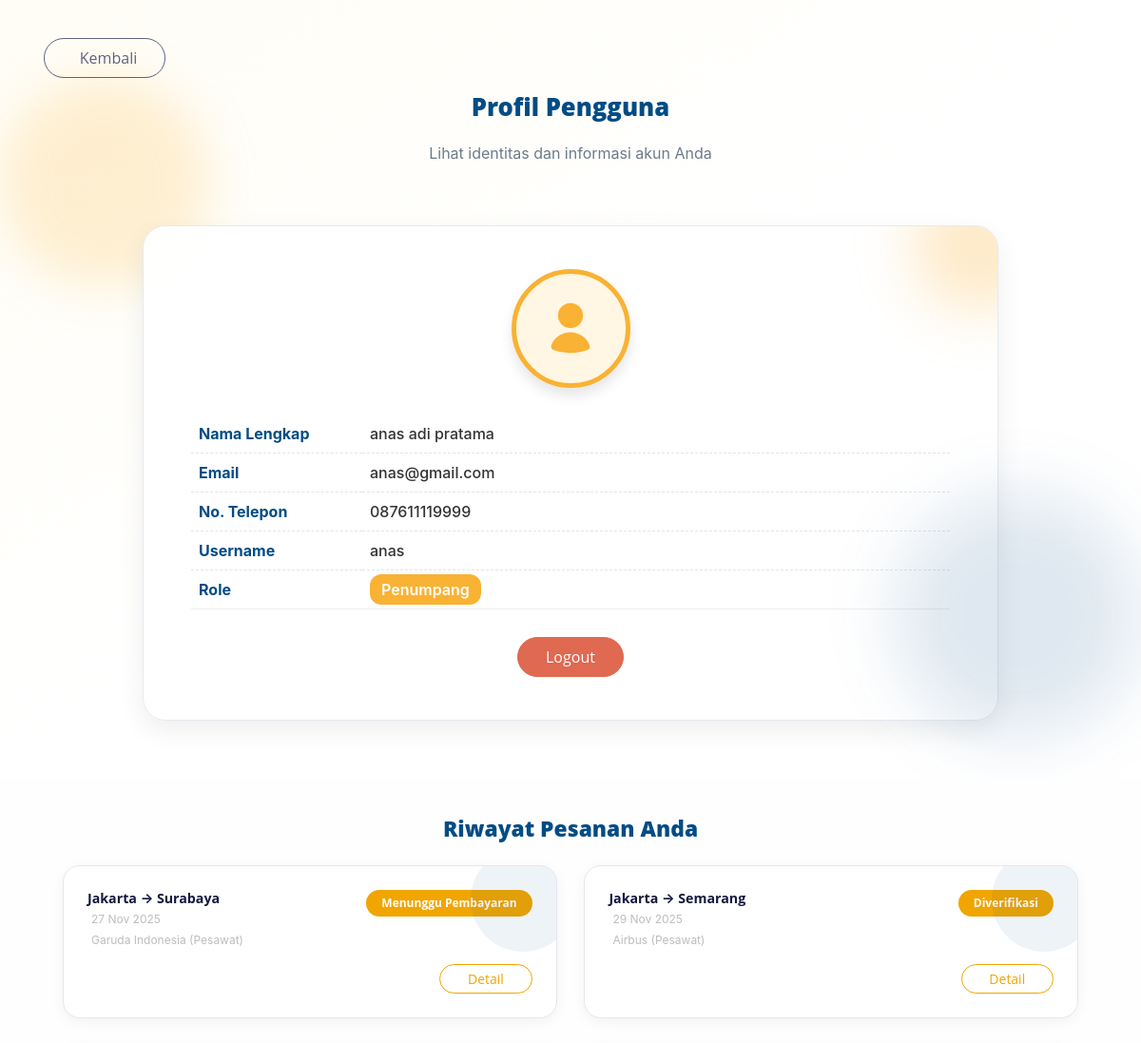
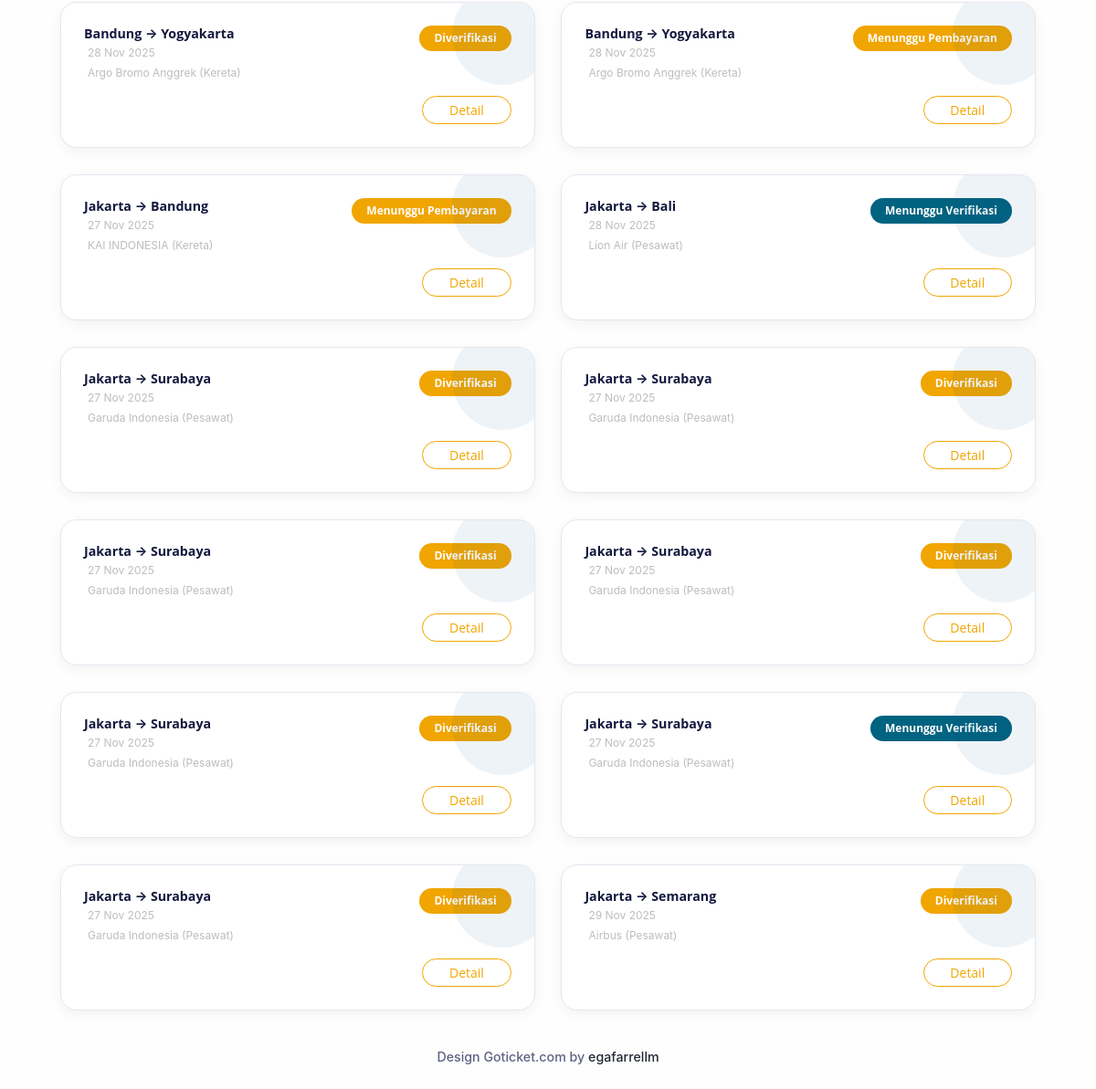
/frontend/pages/profil/index.php (signed in), run on the app's committed database (2 pictures, top to bottom).
### tables this page shows
CREATE TABLE `user` (
  `id_user` int NOT NULL,
  `nama_lengkap` varchar(100) NOT NULL,
  `username` varchar(50) NOT NULL,
  `password` varchar(255) NOT NULL,
  `email` varchar(100) DEFAULT NULL,
  `no_hp` varchar(20) DEFAULT NULL,
  `role` enum('Administrator','Petugas','Penumpang') NOT NULL,
  `tanggal_registrasi` datetime DEFAULT CURRENT_TIMESTAMP
);

CREATE TABLE `pemesanan` (
  `id_pemesanan` int NOT NULL,
  `id_user` int DEFAULT NULL,
  `id_rute` int DEFAULT NULL,
  `tanggal_pesan` datetime DEFAULT CURRENT_TIMESTAMP,
  `jumlah_tiket` int DEFAULT '1',
  `total_harga` int DEFAULT NULL,
  `status_pemesanan` enum('Belum Dibayar','Menunggu Pembayaran','Menunggu Verifikasi','Dibayar','Diverifikasi','Selesai','Dibatalkan') DEFAULT 'Belum Dibayar',
  `kursi` varchar(50) DEFAULT NULL
);

CREATE TABLE `rute` (
  `id_rute` int NOT NULL,
  `id_transportasi` int DEFAULT NULL,
  `asal` varchar(100) NOT NULL,
  `tujuan` varchar(100) NOT NULL,
  `harga` int NOT NULL,
  `jadwal_berangkat` datetime DEFAULT NULL,
  `jadwal_tiba` datetime DEFAULT NULL
);

CREATE TABLE `transportasi` (
  `id_transportasi` int NOT NULL,
  `jenis` enum('Pesawat','Kereta') NOT NULL,
  `nama_transportasi` varchar(100) NOT NULL,
  `kode` varchar(20) NOT NULL,
  `kapasitas` int NOT NULL
);

### frontend/pages/profil/index.php (the view, shortened to what this page needs)
<?php
include '../../app.php';
$id_user = $_SESSION['id_user'];
$q_user = "SELECT * FROM user WHERE id_user = '$id_user'";
$user_res = mysqli_query($connect, $q_user);
$user = mysqli_fetch_assoc($user_res);
$q_pesanan = "
    SELECT p.*, r.asal, r.tujuan, r.jadwal_berangkat,
           r.harga, t.nama_transportasi, t.jenis
    FROM pemesanan p
    JOIN rute r ON p.id_rute = r.id_rute
    JOIN transportasi t ON r.id_transportasi = t.id_transportasi
    WHERE p.id_user = '$id_user'
    ORDER BY p.id_pemesanan DESC
";
$pesanan_res = mysqli_query($connect, $q_pesanan);
?>
<!DOCTYPE html>
<html lang="id">
<head>
    <link href="../../template/public/assets/css/theme.css" rel="stylesheet">
</head>
<body>
<?php include '../../partials/header.php'; ?>
<main id="profil-wrap">
    <div class="container d-flex flex-column align-items-center">
        <div class="align-self-start mb-3">
            <button onclick="history.back()" class="btn btn-outline-secondary px-4 py-2 rounded-3 fw-semibold">
                <i class="bi bi-arrow-left me-2"></i> Kembali
            </button>
        </div>
        <div class="text-center mb-4">
            <h2 class="section-title">Profil Pengguna</h2>
            <p class="section-sub">Lihat identitas dan informasi akun Anda</p>
        </div>
        <div class="profile-card">
            <div class="profile-icon mb-4">
            </div>
            <table class="table profile-table mb-4">
                <tr><th>Nama Lengkap</th><td><?= htmlspecialchars($user['nama_lengkap']); ?></td></tr>
                <tr><th>Email</th><td><?= htmlspecialchars($user['email']); ?></td></tr>
                <tr><th>No. Telepon</th><td><?= htmlspecialchars($user['no_hp']); ?></td></tr>
                <tr><th>Username</th><td><?= htmlspecialchars($user['username']); ?></td></tr>
                <tr><th>Role</th><td><span class="role-badge"><?= $user['role']; ?></span></td></tr>
            </table>
            <div class="text-center">
                <a href="../auth/logout.php" class="btn btn-danger px-4 py-2 fw-semibold rounded-3">Logout</a>
            </div>
        </div>
    </div>
</main>
<div class="container mt-5" style="max-width: 1100px;">
    <h3 class="history-title text-center">Riwayat Pesanan Anda</h3>
    <?php if (mysqli_num_rows($pesanan_res) > 0): ?>
    <div class="row g-4">
        <?php while ($p = mysqli_fetch_assoc($pesanan_res)): ?>
            <?php
            $status = $p['status_pemesanan'];
            $badge = [
                "Menunggu Pembayaran" => "warning",
                "Menunggu Verifikasi" => "info",
                "Dibayar" => "primary",
                "Diverifikasi" => "primary",
                "Selesai" => "success",
                "Dibatalkan" => "danger"
            ][$status] ?? "secondary";
            ?>
            <div class="col-md-6">
                <div class="pesanan-card">
                    <div class="d-flex justify-content-between align-items-start">
                        <div>
                            <h6 class="fw-bold mb-1"><?= $p['asal']; ?> → <?= $p['tujuan']; ?></h6>
                            <p class="text-muted small mb-1">
                                <?= date("d M Y", strtotime($p['jadwal_berangkat'])); ?>
                            </p>
                            <p class="text-muted small mb-0">
                                <?= $p['nama_transportasi']; ?> (<?= $p['jenis']; ?>)
                            </p>
                        </div>
                        <span class="badge bg-<?= $badge ?> px-3 py-2"><?= $status ?></span>
                    </div>
                    <div class="mt-3 text-end">
                        <a href="../pesan/detail_pesanan.php?id_pemesanan=<?= $p['id_pemesanan']; ?>"
                            class="btn btn-outline-primary btn-sm px-4 rounded-3">Detail</a>
                    </div>
                </div>
            </div>
        <?php endwhile; ?>
    </div>
    <?php else: ?>
        <p class="text-center text-muted mt-4">Belum ada pesanan.</p>
    <?php endif; ?>
</div>
</body>
</html>
<?php include '../../partials/footer.php'; ?>

### frontend/pages/profil/index.php (style rules this page uses)
html, body { overflow-x: hidden !important; width: 100%; max-width: 100%; }
body { background: #f5f6fb; }
#profil-wrap { padding-top: 40px; padding-bottom: 60px; background: linear-gradient(to bottom right, #fffdf5, #ffffff 50%); position: relative; overflow-x: hidden; }
#profil-wrap::before { content: ""; position: absolute; top: 10%; left: 0; width: 220px; height: 220px; background: #f9b23333; border-radius: 50%; filter: blur(25px); pointer-events: none; }
#profil-wrap::after { content: ""; position: absolute; bottom: 5%; right: 0; width: 260px; height: 260px; background: #004c8420; border-radius: 50%; filter: blur(35px); pointer-events: none; }
.profile-card { max-width: 900px; width: 100%; background: #ffffffee; backdrop-filter: blur(8px); border-radius: 24px; padding: 45px 50px; box-shadow: 0 10px 28px rgba(0, 0, 0, 0.07); border: 1px solid #e6e9f0; position: relative; overflow-x: hidden; }
.profile-card::before { content: ""; position: absolute; top: -50px; right: -50px; width: 140px; height: 140px; background: #f9b23344; border-radius: 50%; filter: blur(30px); }
.section-title { font-weight: 800; color: #004c84; margin-bottom: 20px; }
.section-sub { color: #6d7a8a; margin-bottom: 35px; }
.profile-icon { width: 125px; height: 125px; border-radius: 50%; background: #fff6e4; border: 5px solid #f9b233; display: flex; justify-content: center; align-items: center; margin: auto; box-shadow: 0 8px 14px rgba(0,0,0,0.1); }
.profile-icon svg { width: 70px; height: 70px; color: #f9b233; }
.profile-table th { width: 180px; color: #004c84; font-weight: 700; padding: 12px 0; }
.profile-table td { padding: 12px 0; font-weight: 500; color: #333; }
.profile-table tr:not(:last-child) td, .profile-table tr:not(:last-child) th { border-bottom: 1px dashed #e1e5ec; }
.role-badge { background: #f9b233; color: white; padding: 6px 12px; border-radius: 12px; font-weight: 600; }
.pesanan-card { background: #ffffff; border-radius: 18px; border: 1px solid #e2e8f0; padding: 25px; box-shadow: 0 4px 14px rgba(0,0,0,0.05); position: relative; overflow: hidden; }
.pesanan-card::before { content: ""; position: absolute; top: -20px; right: -20px; width: 110px; height: 110px; background: #004c8411; border-radius: 50%; }
.history-title { font-weight: 800; color: #004c84; margin-bottom: 25px; }

### data on the page
user: nama_lengkap "anas adi pratama", email "anas@gmail.com", no_hp "087611119999", username "anas", role "Penumpang"
pemesanan: id_rute.asal "Jakarta", id_rute.tujuan "Surabaya", id_rute.jadwal_berangkat "27 Nov 2025", transportasi.nama_transportasi "Garuda Indonesia", transportasi.jenis "Pesawat", status_pemesanan "Menunggu Pembayaran"
pemesanan: id_rute.asal "Jakarta", id_rute.tujuan "Semarang", id_rute.jadwal_berangkat "29 Nov 2025", transportasi.nama_transportasi "Airbus", transportasi.jenis "Pesawat", status_pemesanan "Diverifikasi"
pemesanan: id_rute.asal "Bandung", id_rute.tujuan "Yogyakarta", id_rute.jadwal_berangkat "28 Nov 2025", transportasi.nama_transportasi "Argo Bromo Anggrek", transportasi.jenis "Kereta", status_pemesanan "Diverifikasi"
pemesanan: id_rute.asal "Bandung", id_rute.tujuan "Yogyakarta", id_rute.jadwal_berangkat "28 Nov 2025", transportasi.nama_transportasi "Argo Bromo Anggrek", transportasi.jenis "Kereta", status_pemesanan "Menunggu Pembayaran"
pemesanan: id_rute.asal "Jakarta", id_rute.tujuan "Bandung", id_rute.jadwal_berangkat "27 Nov 2025", transportasi.nama_transportasi "KAI INDONESIA", transportasi.jenis "Kereta", status_pemesanan "Menunggu Pembayaran"
pemesanan: id_rute.asal "Jakarta", id_rute.tujuan "Bali", id_rute.jadwal_berangkat "28 Nov 2025", transportasi.nama_transportasi "Lion Air", transportasi.jenis "Pesawat", status_pemesanan "Menunggu Verifikasi"
pemesanan: id_rute.asal "Jakarta", id_rute.tujuan "Surabaya", id_rute.jadwal_berangkat "27 Nov 2025", transportasi.nama_transportasi "Garuda Indonesia", transportasi.jenis "Pesawat", status_pemesanan "Diverifikasi"
pemesanan: id_rute.asal "Jakarta", id_rute.tujuan "Surabaya", id_rute.jadwal_berangkat "27 Nov 2025", transportasi.nama_transportasi "Garuda Indonesia", transportasi.jenis "Pesawat", status_pemesanan "Diverifikasi"
pemesanan: id_rute.asal "Jakarta", id_rute.tujuan "Surabaya", id_rute.jadwal_berangkat "27 Nov 2025", transportasi.nama_transportasi "Garuda Indonesia", transportasi.jenis "Pesawat", status_pemesanan "Diverifikasi"
pemesanan: id_rute.asal "Jakarta", id_rute.tujuan "Surabaya", id_rute.jadwal_berangkat "27 Nov 2025", transportasi.nama_transportasi "Garuda Indonesia", transportasi.jenis "Pesawat", status_pemesanan "Diverifikasi"
pemesanan: id_rute.asal "Jakarta", id_rute.tujuan "Surabaya", id_rute.jadwal_berangkat "27 Nov 2025", transportasi.nama_transportasi "Garuda Indonesia", transportasi.jenis "Pesawat", status_pemesanan "Diverifikasi"
pemesanan: id_rute.asal "Jakarta", id_rute.tujuan "Surabaya", id_rute.jadwal_berangkat "27 Nov 2025", transportasi.nama_transportasi "Garuda Indonesia", transportasi.jenis "Pesawat", status_pemesanan "Menunggu Verifikasi"
pemesanan: id_rute.asal "Jakarta", id_rute.tujuan "Surabaya", id_rute.jadwal_berangkat "27 Nov 2025", transportasi.nama_transportasi "Garuda Indonesia", transportasi.jenis "Pesawat", status_pemesanan "Diverifikasi"
pemesanan: id_rute.asal "Jakarta", id_rute.tujuan "Semarang", id_rute.jadwal_berangkat "29 Nov 2025", transportasi.nama_transportasi "Airbus", transportasi.jenis "Pesawat", status_pemesanan "Diverifikasi"
